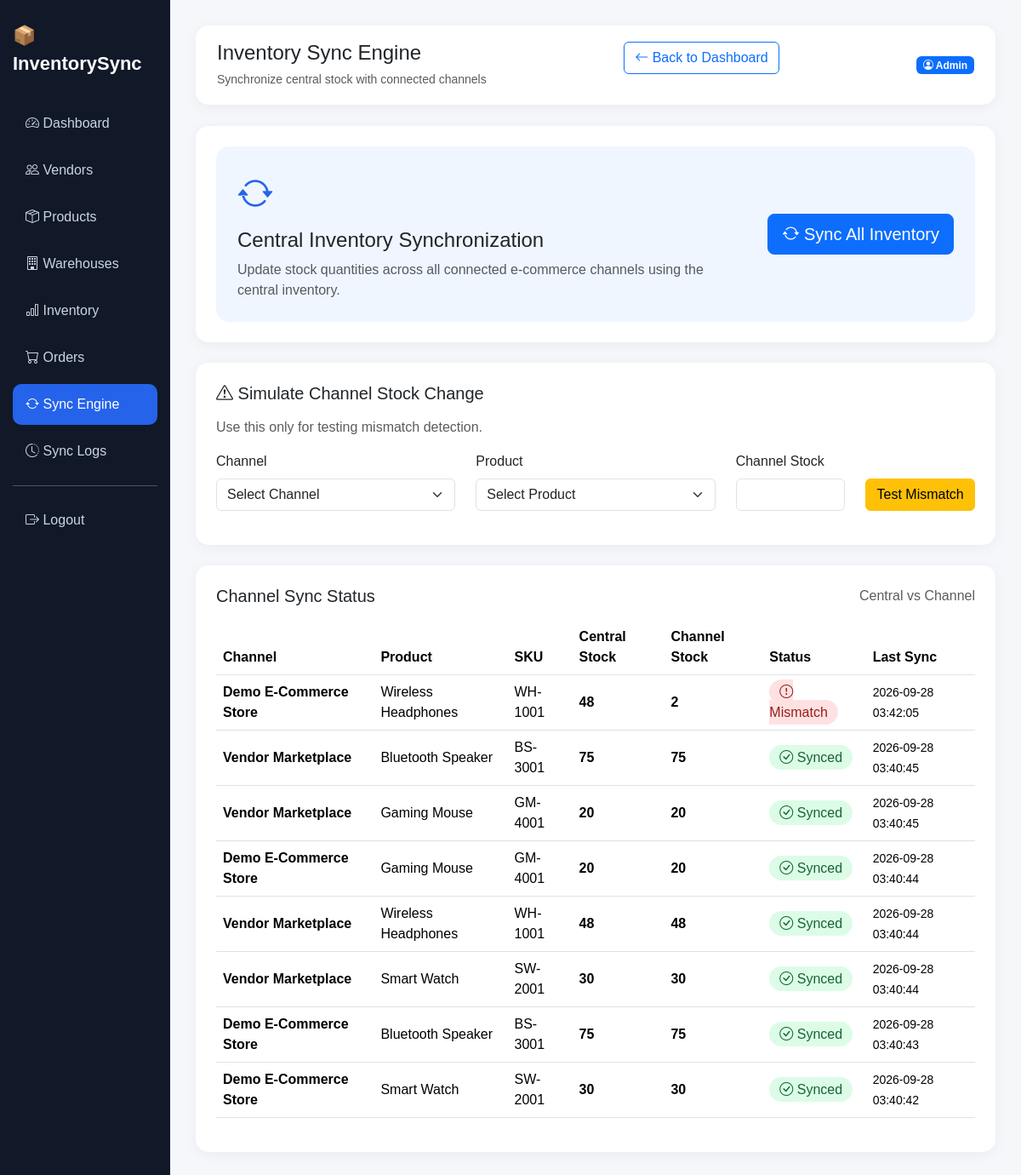
The page /admin/sync_engine.php (signed in) on the database its author committed.
### tables this page shows
CREATE TABLE `channel_inventory` (
  `id` int(11) NOT NULL,
  `channel_id` int(11) NOT NULL,
  `product_id` int(11) NOT NULL,
  `quantity` int(11) DEFAULT 0,
  `last_synced_at` timestamp NOT NULL DEFAULT current_timestamp() ON UPDATE current_timestamp()
);

CREATE TABLE `sync_channels` (
  `id` int(11) NOT NULL,
  `vendor_id` int(11) DEFAULT NULL,
  `channel_name` varchar(150) NOT NULL,
  `channel_type` varchar(100) DEFAULT 'E-Commerce',
  `status` enum('connected','disconnected') DEFAULT 'connected',
  `created_at` timestamp NOT NULL DEFAULT current_timestamp()
);

CREATE TABLE `products` (
  `id` int(11) NOT NULL,
  `vendor_id` int(11) DEFAULT NULL,
  `product_name` varchar(150) NOT NULL,
  `sku` varchar(100) NOT NULL,
  `price` decimal(10,2) DEFAULT 0.00,
  `status` enum('active','inactive') DEFAULT 'active',
  `created_at` timestamp NOT NULL DEFAULT current_timestamp()
);

### admin/sync_engine.php (the view, shortened to what this page needs)
<?php
include "../config/db.php";
$status_result = $conn->query(
    "SELECT
        ci.id,
        ci.channel_id,
        ci.product_id,
        ci.quantity AS channel_quantity,
        ci.last_synced_at,
        sc.channel_name,
        p.product_name,
        p.sku,
        COALESCE(
            (
                SELECT SUM(i.quantity)
                FROM inventory i
                WHERE i.product_id = ci.product_id
            ), 0
        ) AS central_quantity
     FROM channel_inventory ci
     INNER JOIN sync_channels sc
        ON ci.channel_id = sc.id
     INNER JOIN products p
        ON ci.product_id = p.id
     ORDER BY ci.last_synced_at DESC"
);
?>
<!DOCTYPE html>
<html lang="en">
<head>
<link
href="https://cdn.jsdelivr.net/npm/bootstrap@5.3.3/dist/css/bootstrap.min.css"
rel="stylesheet">
<link
href="https://cdn.jsdelivr.net/npm/bootstrap-icons@1.11.3/font/bootstrap-icons.css"
rel="stylesheet">
</head>
<body>
<div class="container-fluid">
<div class="row">
<div class="col-md-2 sidebar">
<div class="brand">
📦 InventorySync
</div>
<a href="dashboard.php">
<i class="bi bi-speedometer2"></i>
Dashboard
</a>
<a href="vendors.php">
<i class="bi bi-people"></i>
Vendors
</a>
<a href="products.php">
<i class="bi bi-box-seam"></i>
Products
</a>
<a href="warehouses.php">
<i class="bi bi-building"></i>
Warehouses
</a>
<a href="inventory.php">
<i class="bi bi-bar-chart"></i>
Inventory
</a>
<a href="orders.php">
<i class="bi bi-cart"></i>
Orders
</a>
<a href="sync_engine.php" class="active">
<i class="bi bi-arrow-repeat"></i>
Sync Engine
</a>
<a href="sync_logs.php">
<i class="bi bi-clock-history"></i>
Sync Logs
</a>
<hr>
<a href="../logout.php">
<i class="bi bi-box-arrow-right"></i>
Logout
</a>
</div>
<div class="col-md-10 main">
<div class="topbar d-flex justify-content-between align-items-center">
<div>
<h4 class="mb-1">
Inventory Sync Engine
</h4>
<small class="text-muted">
Synchronize central stock with connected channels
</small>
</div>
<a href="dashboard.php" class="btn btn-outline-primary mb-3">
    <i class="bi bi-arrow-left"></i> Back to Dashboard
</a>
<span class="badge bg-primary">
<i class="bi bi-person-circle"></i>
Admin
</span>
</div>
<div class="card p-4 mb-4">
<div class="sync-box">
<div class="row align-items-center">
<div class="col-md-8">
<div class="sync-icon mb-2">
<i class="bi bi-arrow-repeat"></i>
</div>
<h4>
Central Inventory Synchronization
</h4>
<p class="text-muted mb-0">
Update stock quantities across all connected
e-commerce channels using the central inventory.
</p>
</div>
<div class="col-md-4 text-md-end">
<form method="POST">
<button
type="submit"
name="sync_all"
class="btn btn-primary btn-lg">
<i class="bi bi-arrow-repeat"></i>
Sync All Inventory
</button>
</form>
</div>
</div>
</div>
</div>
<div class="card p-4 mb-4">
<h5 class="mb-3">
<i class="bi bi-exclamation-triangle"></i>
Simulate Channel Stock Change
</h5>
<p class="text-muted">
Use this only for testing mismatch detection.
</p>
<form method="POST">
<div class="row">
<div class="col-md-4 mb-3">
<label class="form-label">
Channel
</label>
<select
name="channel_id"
class="form-select"
required>
<option value="">
Select Channel
</option>
</select>
</div>
<div class="col-md-4 mb-3">
<label class="form-label">
Product
</label>
<select
name="product_id"
class="form-select"
required>
<option value="">
Select Product
</option>
</select>
</div>
<div class="col-md-2 mb-3">
<label class="form-label">
Channel Stock
</label>
<input
type="number"
name="quantity"
class="form-control"
min="0"
required>
</div>
<div class="col-md-2 mb-3 d-flex align-items-end">
<button
type="submit"
name="simulate_mismatch"
class="btn btn-warning w-100">
Test Mismatch
</button>
</div>
</div>
</form>
</div>
<div class="card p-4">
<div class="d-flex justify-content-between mb-3">
<h5 class="mb-0">
Channel Sync Status
</h5>
<span class="text-muted">
Central vs Channel
</span>
</div>
<div class="table-responsive">
<table class="table table-hover">
<thead>
<tr>
<th>Channel</th>
<th>Product</th>
<th>SKU</th>
<th>Central Stock</th>
<th>Channel Stock</th>
<th>Status</th>
<th>Last Sync</th>
</tr>
</thead>
<tbody>
<?php if ($status_result->num_rows > 0): ?>
<?php while ($row = $status_result->fetch_assoc()): ?>
<tr>
<td>
<strong>
<?php echo htmlspecialchars($row['channel_name']); ?>
</strong>
</td>
<td>
<?php echo htmlspecialchars($row['product_name']); ?>
</td>
<td>
<?php echo htmlspecialchars($row['sku']); ?>
</td>
<td>
<strong>
<?php echo $row['central_quantity']; ?>
</strong>
</td>
<td>
<strong>
<?php echo $row['channel_quantity']; ?>
</strong>
</td>
<td>
<?php if ($row['central_quantity'] == $row['channel_quantity']): ?>
<span class="badge-match">
<i class="bi bi-check-circle"></i>
Synced
</span>
<?php else: ?>
<span class="badge-mismatch">
<i class="bi bi-exclamation-circle"></i>
Mismatch
</span>
<?php endif; ?>
</td>
<td>
<small>
<?php echo $row['last_synced_at']; ?>
</small>
</td>
</tr>
<?php endwhile; ?>
<?php endif; ?>
</tbody>
</table>
</div>
</div>
</div>
</div>
</div>
</body>
</html>

### admin/sync_engine.php (style rules this page uses)
body { background: #f5f7fb; font-family: Arial, sans-serif; }
.sidebar { min-height: 100vh; background: #111827; color: white; padding: 25px 15px; }
.brand { font-size: 22px; font-weight: bold; margin-bottom: 30px; }
.sidebar a { display: block; color: #cbd5e1; text-decoration: none; padding: 12px 15px; border-radius: 10px; margin-bottom: 7px; }
.sidebar a:hover, .sidebar a.active { background: #2563eb; color: white; }
.main { padding: 30px; }
.topbar { background: white; padding: 18px 25px; border-radius: 15px; margin-bottom: 25px; box-shadow: 0 3px 15px rgba(0,0,0,0.05); }
.card { border: none; border-radius: 15px; box-shadow: 0 3px 15px rgba(0,0,0,0.05); }
.sync-box { background: #eff6ff; border-radius: 15px; padding: 25px; }
.sync-icon { font-size: 42px; color: #2563eb; }
.badge-match { background: #dcfce7; color: #166534; padding: 6px 12px; border-radius: 20px; }
.badge-mismatch { background: #fee2e2; color: #991b1b; padding: 6px 12px; border-radius: 20px; }
.table { vertical-align: middle; }

### rows shown on the page
channel_inventory: channel.channel_name "Demo E-Commerce Store", product.product_name "Wireless Headphones", product.sku "WH-1001", central_quantity "48", quantity "2", shows "Mismatch", last_synced_at "2026-09-28 03:42:05"
channel_inventory: channel.channel_name "Vendor Marketplace", product.product_name "Bluetooth Speaker", product.sku "BS-3001", central_quantity "75", quantity "75", shows "Synced", last_synced_at "2026-09-28 03:40:45"
channel_inventory: channel.channel_name "Vendor Marketplace", product.product_name "Gaming Mouse", product.sku "GM-4001", central_quantity "20", quantity "20", shows "Synced", last_synced_at "2026-09-28 03:40:45"
channel_inventory: channel.channel_name "Demo E-Commerce Store", product.product_name "Gaming Mouse", product.sku "GM-4001", central_quantity "20", quantity "20", shows "Synced", last_synced_at "2026-09-28 03:40:44"
channel_inventory: channel.channel_name "Vendor Marketplace", product.product_name "Wireless Headphones", product.sku "WH-1001", central_quantity "48", quantity "48", shows "Synced", last_synced_at "2026-09-28 03:40:44"
channel_inventory: channel.channel_name "Vendor Marketplace", product.product_name "Smart Watch", product.sku "SW-2001", central_quantity "30", quantity "30", shows "Synced", last_synced_at "2026-09-28 03:40:44"
channel_inventory: channel.channel_name "Demo E-Commerce Store", product.product_name "Bluetooth Speaker", product.sku "BS-3001", central_quantity "75", quantity "75", shows "Synced", last_synced_at "2026-09-28 03:40:43"
channel_inventory: channel.channel_name "Demo E-Commerce Store", product.product_name "Smart Watch", product.sku "SW-2001", central_quantity "30", quantity "30", shows "Synced", last_synced_at "2026-09-28 03:40:42"
